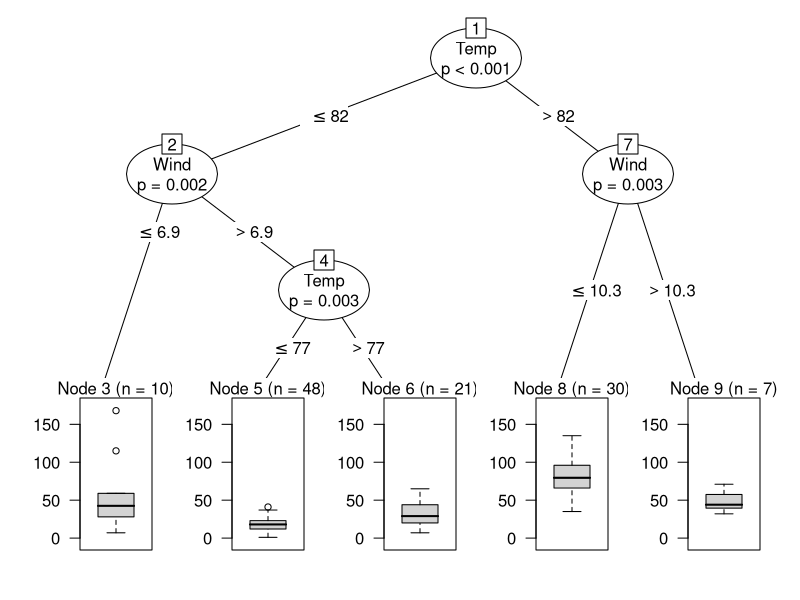
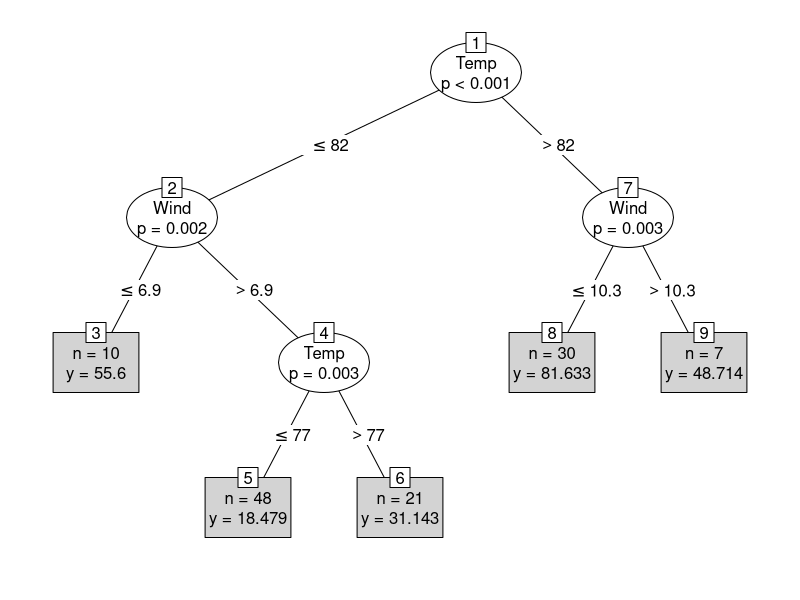

Source code (R) for these figures, in order: (Note: this script raises an error after producing the figures.)
#ctree - Classification and Regression
library(party) # use this to model, can also use party but that will give different output

head(airquality)
### regression----
airq <- subset(airquality, !is.na(Ozone))
airct <- party::ctree(Ozone ~ ., data = airq)
airct  
plot(airct)
plot(airct, type='simple')
plot(as.simpleparty(airct))   #when partykit is used to model

library("strucchange")
strucchange::sctest(airct, node = 1)
strucchange::sctest(airct, node = c(2,7,4,9))



predict(airct)
mean((airq$Ozone - predict(airct))^2)  #error
nodeids(airct,2)
nodeids(airct)
nodeids(airct, terminal=T)
nodeids(airct, from=2, terminal=T)
nodeids(airct,1,5)

range(airq$Ozone)
#party
#party::ctree(Ozone ~ ., data = airq)
head(iris)
library(partykit)
### classification ---
irisct <- partykit::ctree(Species ~ .,data = iris)
irisct
plot(irisct, type='simple')
strucchange::sctest(irisct, node = 1)
strucchange::sctest(irisct, node = c(2,3,4))
#7 not significant
nodeapply(irisct, ids = nodeids(irisct), function(n) info_node(n)$p.value)




table(predict(irisct), iris$Species)
### estimated class probabilities, a list
(tr <- predict(irisct, newdata = iris[1:10,], type = "prob"))
(tr <- predict(irisct, newdata = iris, type = "prob"))

(tr2 <- predict(irisct, newdata = iris[1:10,], type = "response"))
head(iris)
      
